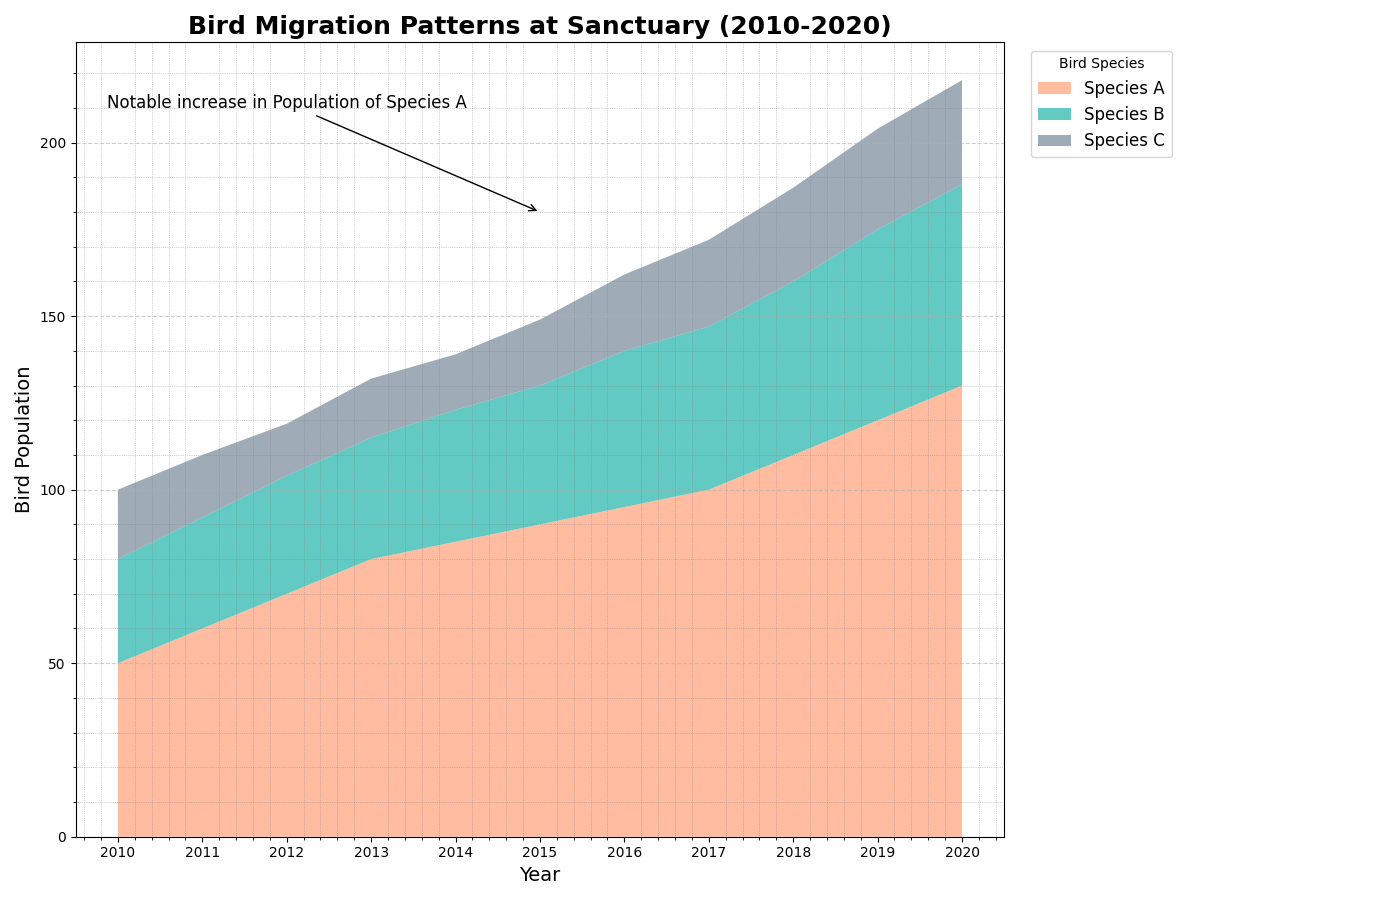

Reproduce this figure in Python.
import matplotlib.pyplot as plt
import numpy as np

# Define the years for the x-axis and the observed bird population in different species
years = np.arange(2010, 2021)
species_a = [50, 60, 70, 80, 85, 90, 95, 100, 110, 120, 130]
species_b = [30, 32, 34, 35, 38, 40, 45, 47, 50, 55, 58]
species_c = [20, 18, 15, 17, 16, 19, 22, 25, 27, 29, 30]

# Aggregate data for stacking
data = np.array([species_a, species_b, species_c])

# Colors for each bird species
colors = ['#ffa07a', '#20b2aa', '#778899']

# Create the figure and axis
fig, ax = plt.subplots(figsize=(14, 9))

# Plot the stacked area chart
ax.stackplot(years, data, labels=['Species A', 'Species B', 'Species C'],
             colors=colors, alpha=0.7)

# Set the title and axis labels
ax.set_title('Bird Migration Patterns at Sanctuary (2010-2020)', fontsize=18, fontweight='bold', loc='center')
ax.set_xlabel('Year', fontsize=14)
ax.set_ylabel('Bird Population', fontsize=14)

# Add legend outside the plot area
ax.legend(loc='upper left', bbox_to_anchor=(1.02, 1), fontsize=12, title='Bird Species')

# Annotate significant changes directly on the plot
ax.annotate('Notable increase in Population of Species A', xy=(2015, 180), xytext=(2012, 210),
            arrowprops=dict(facecolor='black', arrowstyle='->'), fontsize=12, ha='center')

# Add grid lines for improved readability
ax.grid(axis='y', linestyle='--', alpha=0.6)

# Customize the x-ticks, including a minor grid for better readability
ax.set_xticks(years)
ax.minorticks_on()
ax.grid(which='minor', linestyle=':', linewidth='0.5', color='gray', alpha=0.7)

# Automatically adjust the layout to fit all elements
plt.tight_layout(rect=[0, 0, 0.85, 1])

# Display the plot
plt.show()
